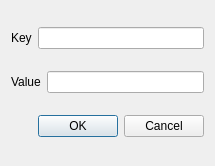
<?xml version="1.0" encoding="UTF-8"?>
<ui version="4.0">
 <class>AddDialog</class>
 <widget class="QDialog" name="AddDialog">
  <property name="geometry">
   <rect>
    <x>0</x>
    <y>0</y>
    <width>215</width>
    <height>166</height>
   </rect>
  </property>
  <property name="windowTitle">
   <string>Dialog</string>
  </property>
  <layout class="QGridLayout" name="gridLayout">
   <item row="0" column="0">
    <widget class="QLabel" name="label">
     <property name="text">
      <string>Key</string>
     </property>
    </widget>
   </item>
   <item row="0" column="1" colspan="2">
    <widget class="QLineEdit" name="key"/>
   </item>
   <item row="1" column="0" colspan="2">
    <widget class="QLabel" name="label_2">
     <property name="text">
      <string>Value</string>
     </property>
    </widget>
   </item>
   <item row="1" column="2">
    <widget class="QLineEdit" name="value"/>
   </item>
   <item row="2" column="0" colspan="3">
    <widget class="QDialogButtonBox" name="buttonBox">
     <property name="orientation">
      <enum>Qt::Horizontal</enum>
     </property>
     <property name="standardButtons">
      <set>QDialogButtonBox::Cancel|QDialogButtonBox::Ok</set>
     </property>
    </widget>
   </item>
  </layout>
 </widget>
 <resources/>
 <connections>
  <connection>
   <sender>buttonBox</sender>
   <signal>accepted()</signal>
   <receiver>AddDialog</receiver>
   <slot>accept()</slot>
   <hints>
    <hint type="sourcelabel">
     <x>248</x>
     <y>254</y>
    </hint>
    <hint type="destinationlabel">
     <x>157</x>
     <y>274</y>
    </hint>
   </hints>
  </connection>
  <connection>
   <sender>buttonBox</sender>
   <signal>rejected()</signal>
   <receiver>AddDialog</receiver>
   <slot>reject()</slot>
   <hints>
    <hint type="sourcelabel">
     <x>316</x>
     <y>260</y>
    </hint>
    <hint type="destinationlabel">
     <x>286</x>
     <y>274</y>
    </hint>
   </hints>
  </connection>
 </connections>
</ui>
